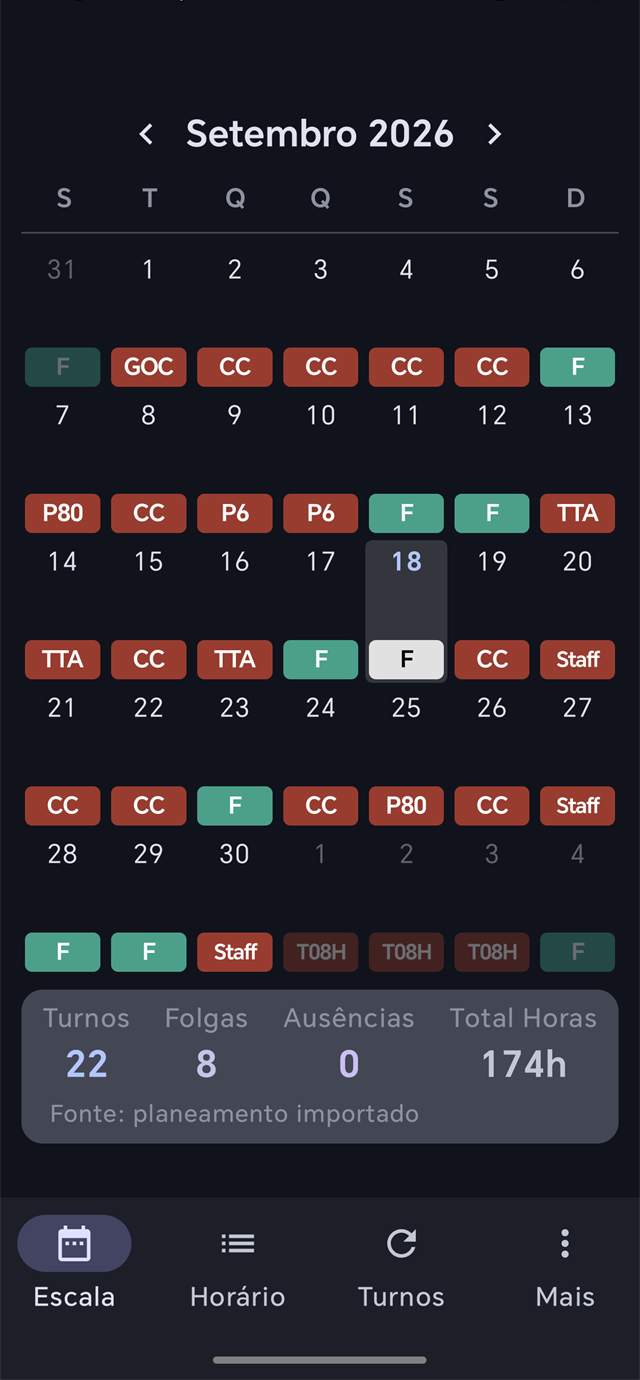
#> input picture docs/screens/escala.png, 640 x 1380 px; the run also reads 3 pictures not shown here
$ python anonimizar-ecras.py
#> lines starting #> are read from the running program, lines starting #| are printed output that depends on the picture
#!/usr/bin/env python3
"""Higieniza os ecras publicados em docs/screens: troca siglas operacionais
(CC, GOC, P6, P80, TTA, Staff, T08H, PMR, P1 e os codigos das rubricas do
recibo) por designacoes genericas, sem mexer no resto da interface.

Os PNG de docs/screens sao derivados das capturas reais pelo
Temp/build-web-assets.ps1, por isso esta passagem corre depois desse script:

    powershell -File .\\Temp\\build-web-assets.ps1
    python .\\tools\\anonimizar-ecras.py

Nao ha OCR nem reconstrucao da interface: cada chip e cada linha de texto e
localizada pela cor e o texto antigo e apagado e redesenhado por cima. Assim a
captura continua a ser a da app verdadeira; muda so o rotulo.

A passagem foi feita para correr uma so vez sobre as capturas originais. A
guarda em redesenhar tenta reconhecer o rotulo ja escrito e nao mexer, mas so
dispara quando a tinta observada coincide quase toda com a que ia desenhar;
como isso nem sempre acontece, correr outra vez sobre um ecra ja tratado pode
voltar a pinta-lo. A fonte de verdade e sempre screenshots/: o caminho normal e
correr o Temp/build-web-assets.ps1 (que regenera os recortes) seguido deste
script.

Uso:
    python tools/anonimizar-ecras.py               # aplica
    python tools/anonimizar-ecras.py --diagnostico # mostra o que faria
"""
from __future__ import annotations

import argparse
from pathlib import Path

import numpy as np
from PIL import Image, ImageDraw, ImageFont

RAIZ = Path(__file__).resolve().parents[1]
ECRAS = RAIZ / "docs" / "screens"

# Fonte de desenho: a mais parecida com a da app (Roboto) que existe em cada
# sistema. A app usa a tipografia padrao do Material 3, nao traz ficheiro de
# fonte proprio, por isso nao ha nada no repositorio para reutilizar.
FONTES_NEGRITO = (
    Path(r"C:\Windows\Fonts\segoeuib.ttf"),
    Path("/usr/share/fonts/truetype/dejavu/DejaVuSans-Bold.ttf"),
)
FONTES_NORMAL = (
    Path(r"C:\Windows\Fonts\segoeui.ttf"),
    Path("/usr/share/fonts/truetype/dejavu/DejaVuSans.ttf"),
)

DIF_MIN = 12        # diferenca minima para separar os glifos do fundo do chip
INSET = 3           # margem interior de cada chip ignorada na analise
GLIFOS_MIN = 12     # pixels minimos para se considerar que ha texto
SATURACAO_NEUTRA = 20  # abaixo disto o pixel e texto de chip (branco ou escuro)
PROPORCAO_ROTULO = 0.45  # altura das maiusculas do rotulo / altura do chip
LIMIAR_IGUAL = 0.70  # sobreposicao a partir da qual o texto ja esta escrito
PESO_LUM = np.array([299, 587, 114])  # luminancia (inteiro, base 1000)

# Titulos do ecra do recibo que trazem codigo de rubrica no inicio. As janelas
# sao as faixas de linhas onde o texto foi medido na captura; cada uma e
# validada antes de ser tocada (ver anonimizar_recibo).
JANELAS_RECIBO = (
    ("Vencimento", 765, 865),
    ("Horas noturnas", 970, 1070),
    ("Subsídio diurno", 1195, 1295),
)

_cache_fontes: dict[tuple[str, int], ImageFont.FreeTypeFont] = {}


def fonte(tamanho: int, negrito: bool) -> ImageFont.FreeTypeFont:
    candidatas = FONTES_NEGRITO if negrito else FONTES_NORMAL
    caminho = next((c for c in candidatas if c.exists()), None)
    if caminho is None:
        raise SystemExit(
            "Sem fonte TTF utilizavel: instale a Segoe UI (Windows) ou a DejaVu "
            "(Linux) antes de correr este script."
        )
    chave = (str(caminho), tamanho)
    if chave not in _cache_fontes:
        _cache_fontes[chave] = ImageFont.truetype(str(caminho), tamanho)
    return _cache_fontes[chave]


def altura_cap(tamanho: int, negrito: bool) -> int:
    caixa = fonte(tamanho, negrito).getbbox("H")
    return caixa[3] - caixa[1]


def tamanho_para_cap(cap_alvo: int, texto: str, negrito: bool, largura_max: float) -> int:
    """Maior tamanho em que a altura das maiusculas nao passa do alvo e o texto cabe.

    O limite e estrito (nunca "cap_alvo + 1"): assim o tamanho escolhido para um
    rotulo ja desenhado e o mesmo que ele tem, o que mantem a passagem estavel
    quando se corre outra vez sobre a mesma captura.
    """
    escolhido = 8
    for candidato in range(8, 64):
        if altura_cap(candidato, negrito) > cap_alvo:
            break
        if fonte(candidato, negrito).getlength(texto) > largura_max:
            break
        escolhido = candidato
    return escolhido


def posicionar(desenho, texto, centro, cap_alvo, largura_max, negrito, alinhamento="centro"):
    """Escolhe o tamanho da fonte e onde o texto fica, sem o desenhar.

    A referencia vertical e a banda do "H": e a que os rotulos antigos (todos
    com maiuscula inicial) ocupam, por isso acentos e descidas nao deslocam a
    linha. Devolve (fonte, tamanho, x, y).
    """
    tamanho = tamanho_para_cap(cap_alvo, texto, negrito, largura_max)
    f = fonte(tamanho, negrito)
    bb = desenho.textbbox((0, 0), texto, font=f)
    cb = desenho.textbbox((0, 0), "H", font=f)
    if alinhamento == "esquerda":
        x = centro[0] - bb[0]
    else:
        x = centro[0] - (bb[0] + bb[2]) / 2
    y = centro[1] - (cb[1] + cb[3]) / 2
    return f, tamanho, x, y


def mascara_do_texto(texto, f, forma, posicao, fundo, tinta, neutra=False):
    """Tinta que o texto deixaria, medida com o mesmo criterio da mascara real.

    Desenhar o texto numa tela com a cor de fundo local e medir com o mesmo
    criterio da captura e o que permite comparar as duas formas (nos chips, a
    neutralidade da tinta; nas areas de fundo liso, a diferenca para o fundo).
    """
    tela = Image.new("RGB", (forma[1], forma[0]), tuple(int(v) for v in fundo))
    ImageDraw.Draw(tela).text(posicao, texto, font=f, fill=tuple(int(v) for v in tinta))
    arranjo = np.asarray(tela).astype(np.int16)
    if neutra:
        return (arranjo.max(axis=2) - arranjo.min(axis=2)) < SATURACAO_NEUTRA
    return np.abs(arranjo - np.asarray(fundo, dtype=np.int16)).max(axis=2) > DIF_MIN


def sobreposicao(observada, nova):
    """Quanto a tinta observada e a tinta a desenhar coincidem (0 a 1)."""
    uniao = np.logical_or(observada, nova).sum()
    if uniao == 0:
        return 0.0
    return float(np.logical_and(observada, nova).sum()) / float(uniao)


# ---------------------------------------------------------------------------
# Analise da imagem
# ---------------------------------------------------------------------------


def luminancia(regiao):
    return (regiao.astype(np.int32) @ PESO_LUM) // 1000


def cor_dominante(regiao):
    """Cor mais comum de uma regiao (o fundo do chip, do cartao ou do ecra)."""
    cores, contagens = np.unique(regiao.reshape(-1, 3), axis=0, return_counts=True)
    return cores[contagens.argmax()]


def bandas(mask, altura_min, altura_max, minimo=2):
    """Faixas horizontais (y0, y1) com pelo menos `minimo` pixels por linha."""
    ocupadas = np.flatnonzero(mask.sum(axis=1) >= minimo)
    if ocupadas.size == 0:
        return []
    cortes = np.flatnonzero(np.diff(ocupadas) > 1)
    resultado = []
    for i0, i1 in zip(np.r_[0, cortes + 1], np.r_[cortes, ocupadas.size - 1]):
        y0, y1 = int(ocupadas[i0]), int(ocupadas[i1]) + 1
        if altura_min <= y1 - y0 <= altura_max:
            resultado.append((y0, y1))
    return resultado


def fatias(mask, largura_min):
    """Faixas verticais (x0, x1) com pixels da mascara dentro de uma banda."""
    ocupadas = np.flatnonzero(mask.sum(axis=0) > 0)
    if ocupadas.size == 0:
        return []
    cortes = np.flatnonzero(np.diff(ocupadas) > 1)
    resultado = []
    for i0, i1 in zip(np.r_[0, cortes + 1], np.r_[cortes, ocupadas.size - 1]):
        x0, x1 = int(ocupadas[i0]), int(ocupadas[i1]) + 1
        if x1 - x0 >= largura_min:
            resultado.append((x0, x1))
    return resultado


def caixa_da_mascara(mascara, minimo=GLIFOS_MIN):
    """Caixa justa da tinta de uma mascara booleana."""
    ys, xs = np.nonzero(mascara)
    if ys.size < minimo:
        return None
    return int(xs.min()), int(ys.min()), int(xs.max()) + 1, int(ys.max()) + 1


def mascara_do_fundo(regiao, fundo):
    """Tinta numa area de fundo liso: o que se afasta da cor dominante."""
    desvio = np.abs(regiao.astype(np.int16) - np.asarray(fundo, dtype=np.int16)).max(axis=2)
    return desvio > DIF_MIN


def mascara_neutra(regiao, limiar=SATURACAO_NEUTRA):
    """Tinta de um chip: o rotulo e neutro (branco ou escuro) e o chip e colorido.

    Procurar a neutralidade, em vez da diferenca para a cor do chip, evita que a
    propria borda do chip (mais clara) entre na conta como se fosse texto.
    """
    mx = regiao.max(axis=2).astype(np.int16)
    mn = regiao.min(axis=2).astype(np.int16)
    return (mx - mn) < limiar


def cor_da_tinta(regiao, mascara, fundo):
    """Cor do texto: o extremo de luminosidade da tinta (clara ou escura)."""
    pixels = regiao[mascara]
    lum = luminancia(pixels)
    if lum.mean() >= luminancia(np.asarray(fundo, dtype=np.uint8).reshape(1, 3))[0]:
        return pixels[lum >= np.percentile(lum, 85)].mean(axis=0)
    return pixels[lum <= np.percentile(lum, 15)].mean(axis=0)


def faixa_nucleo(desvio, fracao=0.22):
    """Banda de linhas que concentra o texto, deixando descidas e acentos fora.

    Serve para medir a altura das maiusculas: num titulo com "Sup." a caixa do
    texto inclui a descida do "p", que nao pode entrar no tamanho da fonte.
    """
    contagens = desvio.sum(axis=1)
    if contagens.max() == 0:
        return 0, desvio.shape[0]
    uteis = np.flatnonzero(contagens >= max(1.0, contagens.max() * fracao))
    return int(uteis.min()), int(uteis.max()) + 1


def grupo_de_colunas(mask, salto=8):
    """Grupo de colunas com mais pixels, tolerando falhas ate `salto`.

    As letras de uma mesma palavra distam poucos pixeis (ficam no mesmo grupo);
    ja a passagem para outro texto tem um salto grande e faz grupo proprio. E
    assim que se isola a abreviatura dentro do disco do turno sem apanhar o
    horario que vem a seguir.
    """
    ocupadas = np.flatnonzero(mask.sum(axis=0) > 0)
    if ocupadas.size == 0:
        return None
    cortes = np.flatnonzero(np.diff(ocupadas) > salto)
    grupos = []
    for i0, i1 in zip(np.r_[0, cortes + 1], np.r_[cortes, ocupadas.size - 1]):
        x0, x1 = int(ocupadas[i0]), int(ocupadas[i1]) + 1
        grupos.append((x0, x1, int(mask[:, x0:x1].sum())))
    x0, x1, _ = max(grupos, key=lambda g: g[2])
    return x0, x1


def rotulo_do_chip(cor):
    """Rotulo generico a partir da cor do chip (a app usa uma cor por categoria)."""
    r, g, b = (int(v) for v in cor)
    if g > r and g >= b:
        return "Folga"
    if b > r + 10:
        return "Férias"
    return "Turno"


# ---------------------------------------------------------------------------
# Substituicao do texto
# ---------------------------------------------------------------------------


def redesenhar(img, a, caixa, nome, *, negrito, alinhamento="centro", recorte=0,
               largura_max=None, fundo=None, nucleo=False, cap_alvo=None,
               neutra=False, centro_y=None):
    """Apaga o texto dentro de `caixa` e escreve `nome` por cima, no mesmo sitio.

    `caixa` = (x0, y0, x1, y1) em coordenadas da imagem. `recorte` ignora uma
    margem interior (cantos redondos dos chips). `fundo` forca a cor de
    apagamento (por omissao, a cor dominante da area). `neutra` procura a tinta
    pela neutralidade (chips) em vez da diferenca para o fundo. `nucleo` mede o
    tamanho da fonte pela banda das maiusculas; `cap_alvo` impoe esse tamanho a
    mao; `centro_y` fixa a linha do texto (nos chips, o centro do chip).
    Devolve o resultado, ou None se nao houver texto ai ou se ele ja estiver escrito.
    """
    x0, y0, x1, y1 = caixa
    regiao = a[y0 + recorte:y1 - recorte, x0 + recorte:x1 - recorte]
    if regiao.size == 0:
        return None
    cor_fundo = cor_dominante(regiao) if fundo is None else np.asarray(fundo, dtype=np.uint8)
    mascara = mascara_neutra(regiao) if neutra else mascara_do_fundo(regiao, cor_fundo)
    glifos = caixa_da_mascara(mascara)
    if glifos is None:
        return None
    gx0, gy0, gx1, gy1 = glifos
    if recorte and (gx0 <= 1 or gy0 <= 1 or gx1 >= regiao.shape[1] - 1 or gy1 >= regiao.shape[0] - 1):
        return None  # a tinta encosta ao recorte: nao vale a pena arriscar
    cor_tinta = cor_da_tinta(regiao, mascara, cor_fundo)
    rx, ry = x0 + recorte, y0 + recorte
    if largura_max is None:
        largura_max = (x1 - x0) - 2 * recorte
    # Altura de referencia: a caixa toda, ou so a banda das maiusculas (nucleo).
    if nucleo:
        ny0, ny1 = faixa_nucleo(mascara[gy0:gy1, gx0:gx1])
    else:
        ny0, ny1 = 0, gy1 - gy0
    if cap_alvo is None:
        cap_alvo = max(8, ny1 - ny0)
    centro_x = rx + gx0 if alinhamento == "esquerda" else rx + (gx0 + gx1) / 2
    if centro_y is None:
        centro_y = ry + gy0 + (ny0 + ny1) / 2
    desenho = ImageDraw.Draw(img)
    f, tamanho, px, py = posicionar(desenho, nome, (centro_x, centro_y), cap_alvo,
                                    largura_max, negrito, alinhamento)
    # Se ali ja estiver escrita a mesma coisa, nao se toca em nada: e isto que
    # torna a passagem repetivel (duas corridas seguidas dao o mesmo ficheiro).
    nova = mascara_do_texto(nome, f, mascara.shape, (px - rx, py - ry),
                            cor_fundo, cor_tinta, neutra)
    if sobreposicao(mascara, nova) >= LIMIAR_IGUAL:
        return None
    desenho.rectangle([rx + gx0 - 2, ry + gy0 - 2, rx + gx1 + 1, ry + gy1 + 1],
                      fill=tuple(int(v) for v in cor_fundo))
    desenho.text((px, py), nome, font=f, fill=tuple(int(v) for v in cor_tinta))
    return {"nome": nome, "caixa": (rx + gx0, ry + gy0, rx + gx1, ry + gy1),
            "fundo": tuple(int(v) for v in cor_fundo),
            "tinta": tuple(int(v) for v in cor_tinta), "tamanho": tamanho}


# ---------------------------------------------------------------------------
# Ecrãs: escala mensal, escala com rotacao, horario e recibo
# ---------------------------------------------------------------------------


def localizar_chips(a, faixa, minimo=250, tolerancia=8, ocupacao=0.70):
    """Localiza os chips pela cor, um chip de cada vez.

    Cada chip e um retangulo de cor plana. Procura-se por cor (e nao por
    saturacao), para o realce do dia de hoje, que tem outro tom e e mais alto,
    nunca se confundir com um chip. O preenchimento minimo do retangulo, a
    altura e o formato descartam as franjas de antialiasing do proprio chip e os
    numeros destacados, que sao do mesmo tom dos realces.
    """
    y_min, y_max = faixa
    area = a[y_min:y_max]
    cores, contagens = np.unique(area.reshape(-1, 3), axis=0, return_counts=True)
    caixas = []
    for cor, contagem in zip(cores, contagens):
        if contagem < minimo:
            continue
        mascara = (np.abs(area.astype(np.int16) - cor.astype(np.int16)) <= tolerancia).all(axis=2)
        for y0, y1 in bandas(mascara, 26, 50):
            for x0, x1 in fatias(mascara[y0:y1], 40):
                linhas = np.flatnonzero(mascara[y0:y1, x0:x1].any(axis=1))
                by0, by1 = y0 + int(linhas.min()), y0 + int(linhas.max()) + 1
                largura, altura = x1 - x0, by1 - by0
                if not 1.1 <= largura / altura <= 3.4:
                    continue
                if mascara[by0:by1, x0:x1].mean() < ocupacao:
                    continue
                caixas.append((x0, y_min + by0, x1, y_min + by1))
    return caixas


def anonimizar_calendario(caminho, faixa, so_turnos, diagnostico):
    """Chips do calendario: o rotulo passa a "Turno", "Folga" ou "Férias"."""
    img = Image.open(caminho).convert("RGB")
    a = np.asarray(img)
    acoes = []
    vistas = []
    for caixa in localizar_chips(a, faixa):
        x0, y0, x1, y1 = caixa
        if any(abs(x0 - v[0]) < 12 and abs(y0 - v[1]) < 12 for v in vistas):
            continue  # ja tratado (duas cores sobrepostas no mesmo chip)
        interior = a[y0 + INSET:y1 - INSET, x0 + INSET:x1 - INSET]
        if interior.size == 0:
            continue
        fundo_chip = cor_dominante(interior)
        if int(fundo_chip.max()) - int(fundo_chip.min()) < 20:
            continue  # chip do dia de hoje (invertido): nao tem cor de categoria
        nome = rotulo_do_chip(fundo_chip)
        if so_turnos and nome != "Turno":
            continue
        # O tamanho do rotulo vem da altura do chip (e nao da tinta medida): a
        # caixa do chip e sempre a mesma, por isso a passagem e repetivel.
        feito = redesenhar(img, a, caixa, nome, negrito=True, recorte=INSET, neutra=True,
                           centro_y=(y0 + y1) / 2,
                           cap_alvo=max(8, round(PROPORCAO_ROTULO * (y1 - y0))))
        if feito:
            vistas.append(caixa)
            acoes.append((caixa, feito))
    if acoes and not diagnostico:
        img.save(caminho)
    return acoes


def altura_nucleo(a, caixa, fundo):
    """Altura da banda das maiusculas de um texto ja delimitado."""
    x0, y0, x1, y1 = caixa
    mascara = mascara_do_fundo(a[y0:y1, x0:x1], fundo)
    ny0, ny1 = faixa_nucleo(mascara)
    return ny1 - ny0


def anonimizar_recibo(caminho, diagnostico):
    """Ecrã Recibo: tira o codigo da rubrica e deixa o nome por extenso."""
    img = Image.open(caminho).convert("RGB")
    a = np.asarray(img)
    fundo = cor_dominante(a)
    titulos = []
    for nome, y0, y1 in JANELAS_RECIBO:
        # A primeira linha de texto dentro da janela e o titulo da rubrica; o que
        # vem por baixo e a etiqueta "Real" da caixa de valores, que fica intocada.
        area = a[y0:y1, 0:620]
        claros = luminancia(area) > 120
        linhas = bandas(claros, 14, 40, minimo=20)
        if not linhas:
            print(f"   aviso: nada de texto na janela {y0}-{y1} (esperava «{nome}»)")
            continue
        ly0, ly1 = linhas[0]
        ys, xs = np.nonzero(claros[ly0:ly1])
        caixa = (int(xs.min()), y0 + ly0 + int(ys.min()),
                 int(xs.max()) + 1, y0 + ly0 + int(ys.max()) + 1)
        altura, largura = caixa[3] - caixa[1], caixa[2] - caixa[0]
        if not (14 <= altura <= 40 and 100 <= largura <= 620 and caixa[0] <= 60):
            print(f"   aviso: caixa inesperada para «{nome}»: {caixa} (altura {altura})")
            continue
        titulos.append((nome, caixa))
    if not titulos:
        return []
    # Os tres titulos sao do mesmo estilo na app: usa-se a menor banda de
    # maiusculas para que fiquem todos com a mesma altura (a descida do "p" de
    # "Sup." nao pode aumentar a fonte desse).
    cap = max(8, min(altura_nucleo(a, caixa, fundo) for _, caixa in titulos))
    acoes = []
    for nome, caixa in titulos:
        feito = redesenhar(img, a, caixa, nome, negrito=True, alinhamento="esquerda",
                           fundo=fundo, nucleo=True, cap_alvo=cap,
                           largura_max=620 - caixa[0])
        if feito:
            acoes.append((caixa, feito))
    if acoes and not diagnostico:
        img.save(caminho)
    return acoes


def main() -> int:
    parser = argparse.ArgumentParser(description="Anonimiza os ecras de docs/screens.")
    parser.add_argument("--diagnostico", action="store_true",
                        help="mostra as substituicoes previstas, sem gravar nada")
    args = parser.parse_args()

    tarefas = (
        ("escala.png", lambda c, d: anonimizar_calendario(c, (150, 985), False, d)),
        ("rotacao.png", lambda c, d: anonimizar_calendario(c, (205, 985), True, d)),
        ("horario.png", anonimizar_horario),
        ("recibo.png", anonimizar_recibo),
    )
    for nome, tarefa in tarefas:
        caminho = ECRAS / nome
        if not caminho.exists():
            print(f"{nome}: nao existe - corre primeiro o Temp/build-web-assets.ps1")
            return 1
        acoes = tarefa(caminho, args.diagnostico)
        aviso = " (diagnostico: nada gravado)" if args.diagnostico else ""
        print(f"{nome}: {len(acoes)} substituicoes{aviso}")
        for caixa, feito in acoes:
            print("   {:<14} caixa={} fundo={} tinta={} tamanho={}".format(
                feito["nome"], caixa, feito["fundo"], feito["tinta"], feito["tamanho"]))
#> this loop made 4 passes
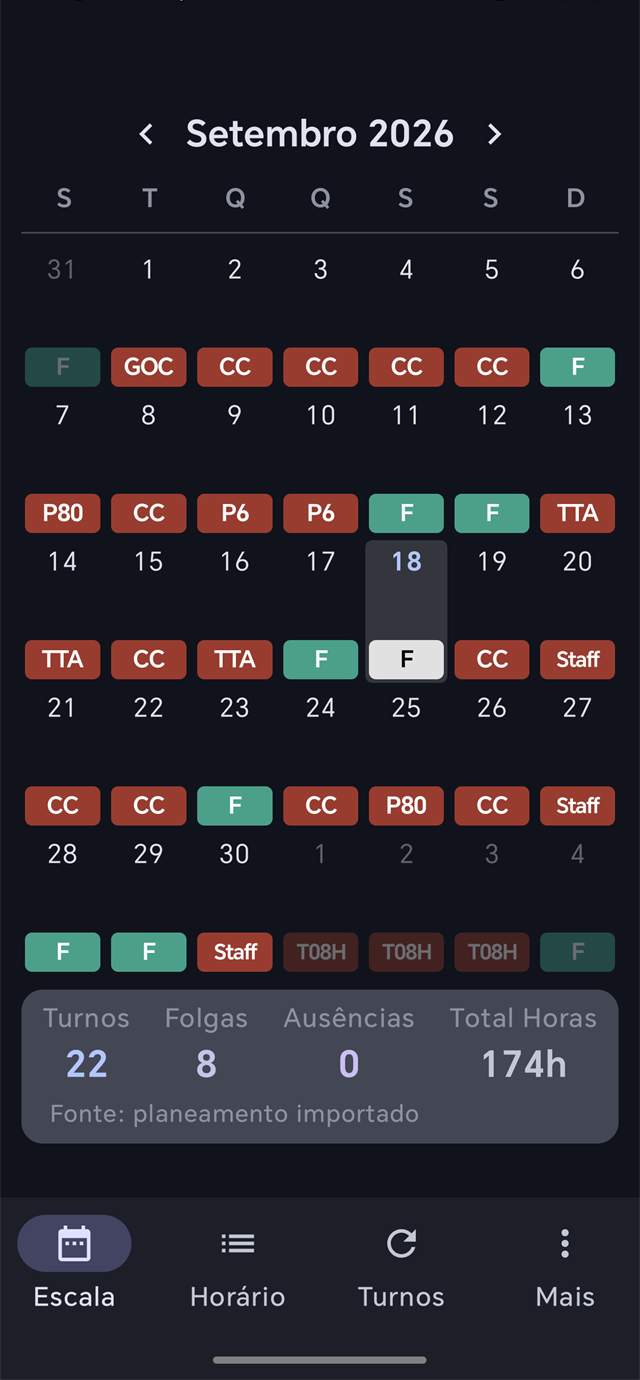
#> input picture docs/screens/escala.png, 640 x 1380 px
#> pass 1, in localizar_chips, `area = a[y_min:y_max]`:
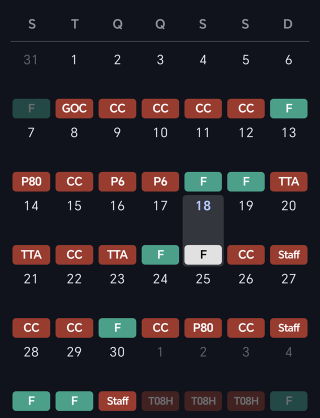
#> area: shape (835, 640, 3) (shown at 1/2 size); mean R, G, B 40.6, 36, 40.4
#> pass 1, in redesenhar, `regiao = a[y0 + recorte:y1 - recorte, x0 + recorte:x1 - recorte]`:
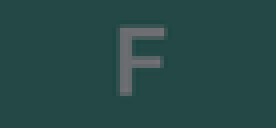
#> regiao: shape (32, 69, 3) (shown 4 times larger); mean R, G, B 38.1, 73.6, 70.9
#> (the rest of the program and of its run is left out)
